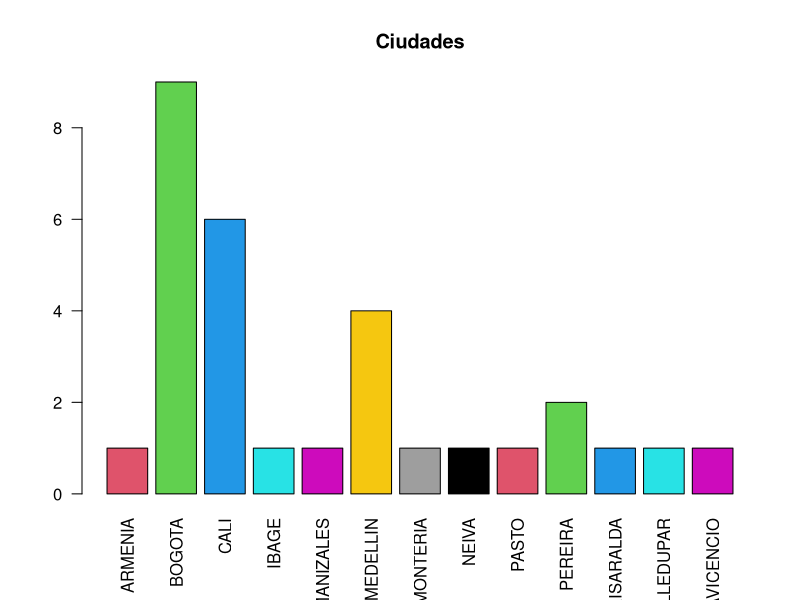
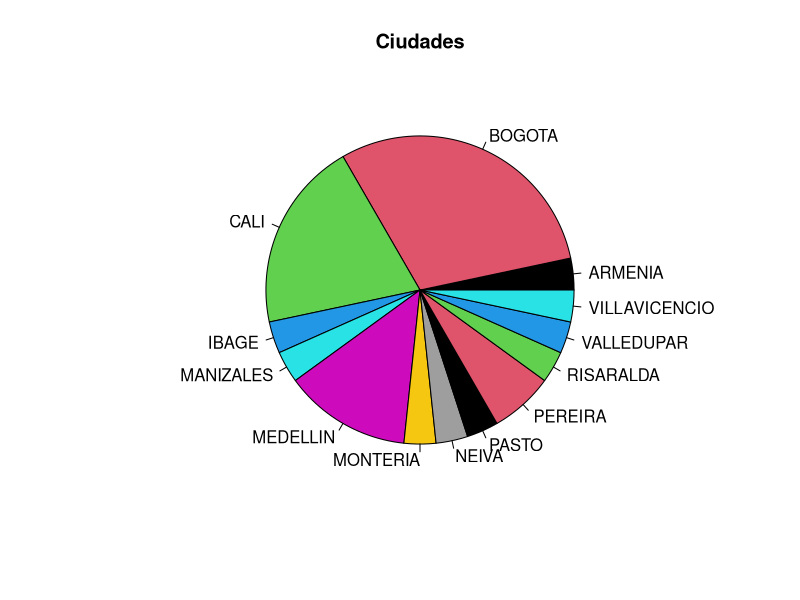
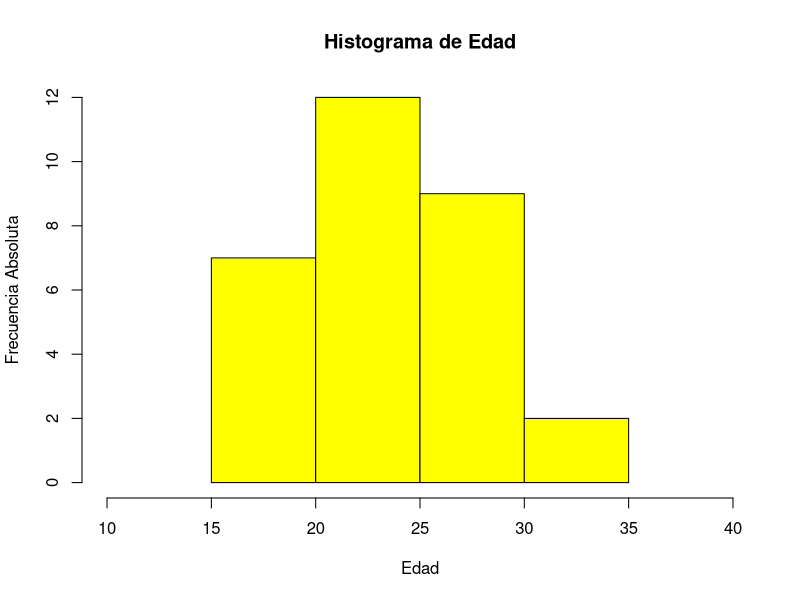
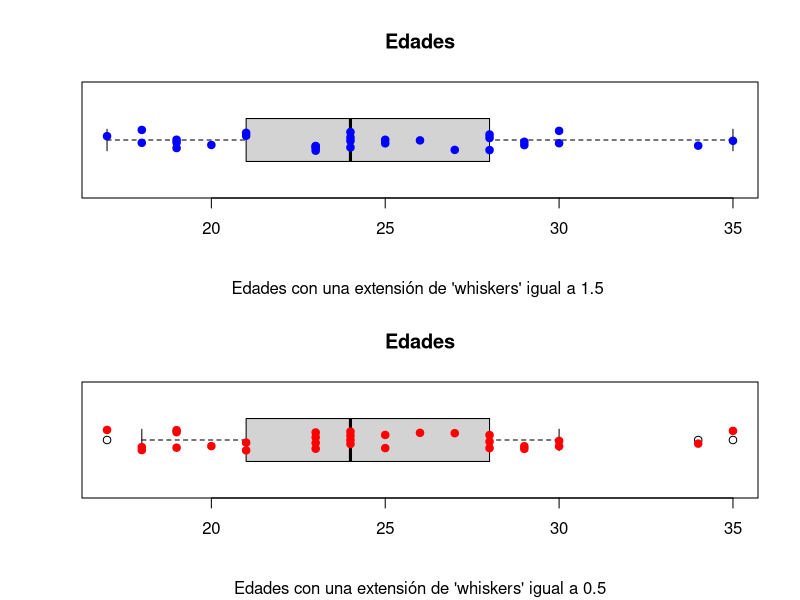

Reproduce these figures in R, in order. (Note: this script raises an error after producing the figures.)
# Integrantes Del Grupo Actividad #5
# -----------------------------------
# * Yeinmy Daniela Morales Barrera - ymoral35@ibero.edu.co - 100116235
# * Deivid Steven Rojas Peña - drojasp4@ibero.edu.co - 100119296
# * Luis Carlos Castiblanco Fonseca - lcasti58@ibero.edu.co - 100113602

# Importamos las librerías necesarias para poder ejecutar nuestro código
library(readxl)
library(ggplot2)


# ------- PRIMER PUNTO ---------
# Leemos nuestro archivo para poder manejar los datos desde una variable
# en este caso esta variable será llamada "datos_estudiantes"
datos_estudiantes <- read_excel("DATOS_ESTUDIANTES.xlsx")

# Creamos la variable calificacion para poder almacenar en la misma,
# todos los valores que tiene el campo o columna "calificacion" de nuestra tabla
Calificacion <- datos_estudiantes$CALIFICACION

# Asignamos a la variable "absolutas" la cantidad o "moda" por cada valor,
# de la columna "calificacion", en conclusión creamos nuestra tabla de frecuencia absoluta
absolutas <- table(Calificacion)

# Imprimimos por STDOUT el valor almacenado en la variable "absolutas"
absolutas

# Después de creada la tabla de frecuencia absoluta
# creamos la tabla de frecuencia relativa y la guardamos en la variable "relativas"
# para poder conocer la frecuencia absoluta respecto a el total (fr)
relativas <- prop.table(x=absolutas)

# Imprimimos por STDOUT el valor almacenado en la variable "relativas"
relativas

# ------ SEGUNDO PUNTO ------

# Asignamos a la variable "ciudades" los registros que contienen la columna "ciudades"
# desde nuestro excel local que ya leímos y almacenamos en "datos_estudiantes"
ciudades <- datos_estudiantes$CIUDAD

# Creamos nuestro diagrama de barras con ayuda del método barplot para la variable "ciudades"
# Se le pasan los siguientes párametros por valor:
# 1) Los datos que vamos a renderizar.
# 2) Modificamos la orientacion de las etiquetas respecto al eje, para que se perpendicular al mismo
#    esto para que los nombres de cada ciudad se logren renderizar de una manera fácil de 
#    interpretar.
# 3) Pasamos el rango a tomar del vector de colores disponibles para cada barra dentro del gráfico
# 4) Pasamos el título del gráfico
barplot(table(ciudades), las = 2, col = 2:14, main = "Ciudades")

# Creamos nuestro diagrama de sectores con ayuda del método "pie" de la variable "ciudades"
# Se le pasan los siguientes párametros por valor:
# 1) Los datos que vamos a renderizar
# 2) El rango a tomar para el vector de colores disponible para cada sector
# 3) Título del gráfico
pie(table(ciudades), col = 1:14, main = "Ciudades")


# ----- TERCER PUNTO ----- 

# Asignamos a la variable "edad" los registros contenidos en la columna "edad"
# que tenemos dentro de nuestro excel local
edad <- datos_estudiantes$EDAD

# Creamos el histograma para renderizar los valores de la variable "edad"
# Se le pasan los siguientes párametros por valor:
# 1) Los datos a renderizar
# 2) Una descripción para el eje x
# 3) Una descripción para el eje y
# 4) El color usado para cada "bin" dentro del histograma
# 5) El título del histograma
# 6) El rango de valores a tomar para el eje x
hist(edad, xlab = "Edad", ylab = "Frecuencia Absoluta", col = "yellow", main = "Histograma de Edad", xlim = range(10,40))


# Seteamos la opción de poder abrir la visualización de dos gráficos en una misma ventana
par(mfrow = c(2,1))

# Creamos un diagrama de caja y bigotes de la variable "edad"
# Se le pasan los siguientes párametros por valor:
# 1) Los datos a renderizar
# 2) Modificamos la orientacion del boxplot de vertical a horizontal
# 3) Definimos el título de la gráfica
# 4) Determina la extensión de los “whiskers” de la caja
# --------
# ¿Existe algún valor atípico en esta variable?
# Respondiendo a esta pregunta tenemos que:
# usando un stripchart para poder visualizar mejor los puntos de cada registro,
# y observando ambos extremos del boxplot, nos damos cuenta de que ninguno de estos puntos
# se sale de ambos extremos, que hablando puntualmente quiere decir que no hay una edad
# que se salga del rango entre los 17 y 35 años, es decir en este caso especifico
# NO contamos con valores atípicos cuando tenemos un rango de 1.5
boxplot(edad, horizontal = TRUE, main = "Edades", sub = "Edades con una extensión de 'whiskers' igual a 1.5 ", range = 1.5)
stripchart(edad, method = "jitter", pch = 19, add = TRUE, col = "blue")


# Ahora cambiando nuestro rango de 1.5 a 0.5 tenemos la siguiente pregunta:
# ¿ Las conclusiones varían ? dando una respuesta a la misma se tiene que
# con ayuda de nuestro boxplot en ese nuevo rango (0.5) efectivamente ya contamos
# con valores atípicos, comparado con el anterior boxplot que tenía un rango mayor
# estos valores fuera de los extremos pertenecen a las edades: [17, 34, 35] 
# esto lo podemos verificar con ayuda del método "stats" de boxplot
# en conclusión si modificamos el rango de 1.5 a 0.5 notamos que ya contaremos con 
# valores atípicos dentro de nuestro diagrama de caja y bigotes.
boxplot(edad, horizontal = TRUE, main = "Edades", sub="Edades con una extensión de 'whiskers' igual a 0.5", range = 0.5)
# Usamos un stripchart para visualizar mejor los valores
stripchart(edad, method = "jitter", pch = 19, add = TRUE, col = "red")

# Seteamos la opción de poder cerrar la visualización de dos gráficos en una misma ventana
par(mfrow = c(1,1))



# ---- CUARTO PUNTO -----

# En este cuarto punto nuestra misión será poder resumir brevemente
# información sobre el campo "calificacion" con ayuda del método summary
# que nos crea una "matriz", donde nos explica estadisticas básicas sobre 
# el vector pasado como párametro, los datos estadisticos que nos brinda este método
# son los siguientes, (ordenados por columnas) :
# 1) Min > Nos expresa en este caso la calificación mínima dentro de la columna
# 2) Primer Cuartil > Nos expresa el 25% de los datos
# 3) Mediana > Variable con posición central de los datos
# 4) Media > Razon entre la suma y total de datos
# 5) Tercer Cuartil > Representa el 75% de los datos
# 6) Max > Representa el valor máximo obtenido entre los registros del campo
summary(as.numeric(calificacion))

# Ahora verifiquemos si estas estadisticas dadas calculada de anera individual
# coinciden o no ..

# 1) Calculemos el valor mínimo del vector calificación
min(as.numeric(calificacion))
# Efectivamente el mínimo coincide con el valor retornado con ayuda del método summary

# 2) Calculemos el primer cuartil del vector calificación
primer_cuartil <- quantile(as.numeric(calificacion))
primer_cuartil[2]
# Validamos que el 25% de los datos tiene una calificación de 3.9

# 3) Calculemos la mediana de los datos
median(as.numeric(calificacion))
# La mediana de las datos es igual a 4.0

# 4) Caculemos la media de los datos
mean(as.numeric(calificacion))
# Validamos que la media de los datos es igual a 4.12 

# 5) Calculemos ahora el 3er Cuartil (75%)
tercer_cuartil <- quantile(as.numeric(calificacion))
tercer_cuartil[4]
# Validamos que el 75% de los datos tiene una calificación de 4.5

# 6) Calculemos el máximo valor que puede tomar el vector:
max(as.numeric(calificacion))
# El máximo coincide con el valor obtenido previamente con ayuda de summary



# ---- QUINTO PUNTO ----

# Ahora en el quinto  y penúltimo hallaremos la estatura media de los
# estudiantes, antes de obtener la media casteamos de caracter a numeric,
# despues del paso anterior usaremos el método mean() para poder obtener este dato
estatura <- as.numeric(DATOS_ESTUDIANTES$`ESTATURA(M)`)
mean(estatura)

# Ahora como penúltimo punto obtendremos dos medidas de dispersión
# 1) La varianza es el número que indica la dispersión de la serie de datos del vector
# estatura respecto a la media de este subconjunto de datos
var(estatura)
# 2) La desviación estandar o típica es la raíz cuadrada de la varianza
# es decir nuestra salida ya no estará en terminos de estatura al cuadraddo sino 
# solo en terminos de estatura, tiene la misma finalidad que la varianza
sd(estatura)


# ---- SEXTO PUNTO ----
# Como conclusiones de este gran taller como equipo logramos notar
# la diferencia que puede tomar el rango de una caja de bigotes que nos permite
# ver el cambio de la existencia o NO de valores atípicos dentro de un subconjunto
# de datos dado, además que la frecuencia absoluta nos permite contar el número de veces
# que se repite un mismo valor, también aprendimos que el primer cuartil,
# es el equivalente al 25% de los datos y que el 3er cuartil
# representa el 75% de los datos, en adición ya conocemos algunas medidas de
# dispersión dentro de el mundo de la estadistica como lo son:
# la varianza, la desviación estandar o típica, y el rango
# donde cada medida se diferencia aunque la varianza y la desviación estandar
# cuentan con la misma finalidad solo que una es la raíz cuadrada de la otra
# cada una de estas formulas nos permite obtener informacion relevante entre
# una variable y otra para poder dar respuesta a una ó distintas hipótesis.








        
      


